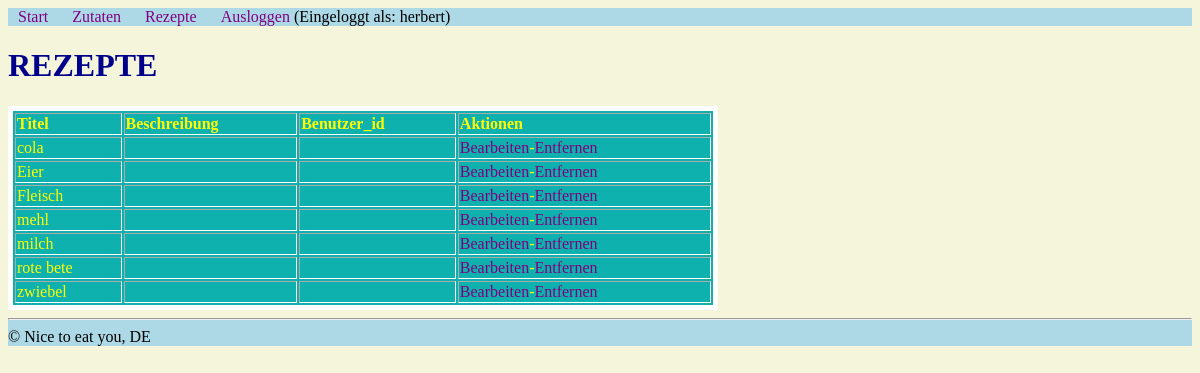
/admin/rezepte_liste.php (signed in), run on the app's committed database.
### tables this page shows
CREATE TABLE `zutaten` (
  `id` int(10) UNSIGNED NOT NULL,
  `titel` varchar(50) NOT NULL,
  `Menge` float DEFAULT NULL,
  `einheit` varchar(50) DEFAULT NULL,
  `kcal_pro_100` int(11) DEFAULT NULL
);

### admin/funktionen.php (called while the page is built, shortened)
<?php
$db = mysqli_connect("localhost", "root", "", "php2");
mysqli_set_charset($db, "utf8");
function query ($sql_befehl) {
    global $db;
    $result = mysqli_query($db, $sql_befehl) or die(mysqli_error($db) . "<br/>" . $sql_befehl);
    return $result;
}

### admin/rezepte_liste.php (the view, shortened to what this page needs)
<?php
include "funktionen.php";
include "kopf.php";
?>
<h1>REZEPTE</h1>
<?php
   $result = query("SELECT * FROM zutaten ORDER BY titel ASC");
echo "<table border='1'>";
   echo "<thread>";
      echo "<tr>";
          echo "<th>Titel</th>";
          echo "<th>Beschreibung</th>";
          echo "<th>Benutzer_id</th>";
          echo "<th>Aktionen</th>";
      echo "</tr>";
   echo "</thread>";
   echo "<tbody>";
   while ($row = mysqli_fetch_assoc($result)) {
    echo "<tr>";
         echo "<td>" . $row["titel"] . "</td>";
         echo "<td>" . $row["beschreibung"] . "</td>";
         echo "<td>" . $row["benutzer_id"] . "</td>";
         echo "<td>"
          . "<a href='zutaten_bearbeiten.php?id={$row["id"]}'>Bearbeiten</a>-"
          . "<a href='zutaten_entfernen.php?id={$row["id"]}'>Entfernen</a>" . "</td>";
    echo "</tr>";
   }
    echo "</tbody>";
  echo "</table>";
?>
<?php
include "fuss.php";
?>

### admin/kopf.php (style rules this page uses)
body { background-color: beige; }
a { text-decoration: none; color: purple; }
table { border: 5px solid white; background-color:rgb(15 177 175) ; width: 60%; text-align: left; color: yellow; }
h1 { color: darkblue; }

### data on the page
zutaten: titel "cola"
zutaten: titel "Eier"
zutaten: titel "Fleisch"
zutaten: titel "mehl"
zutaten: titel "milch"
zutaten: titel "rote bete"
zutaten: titel "zwiebel"

### other printed values
$_SESSION["benutzername"] "herbert"
